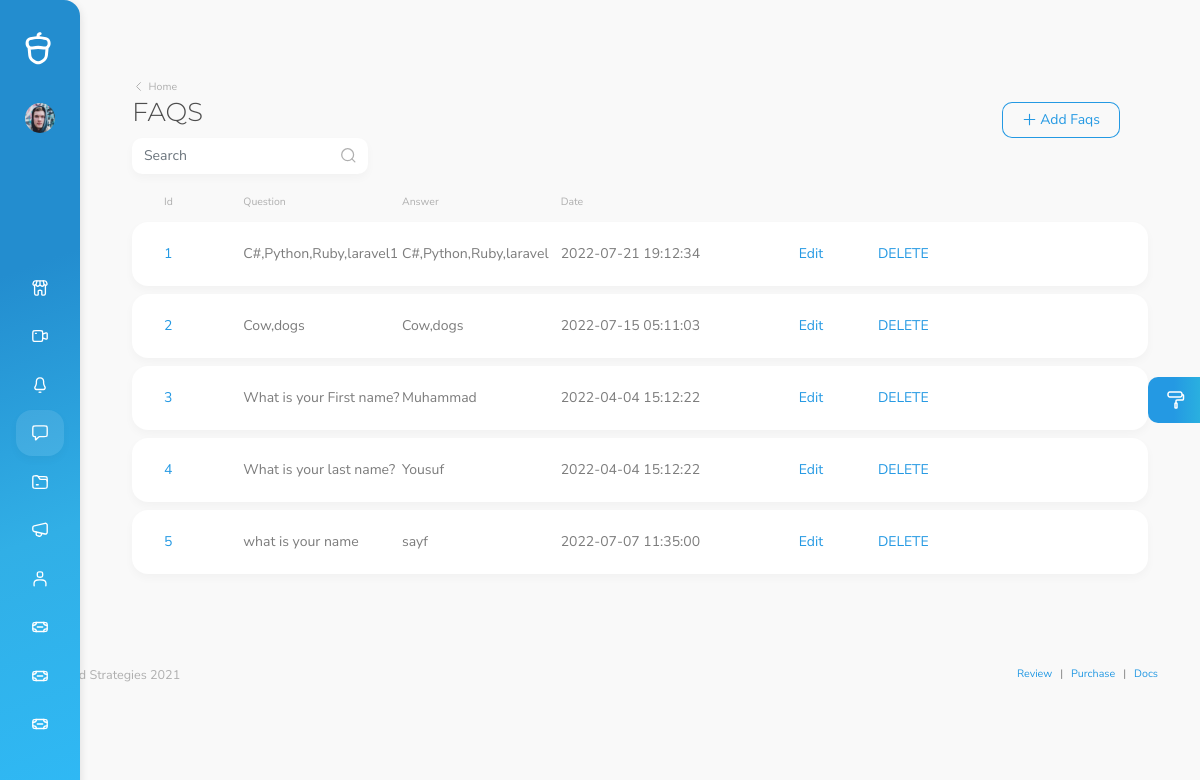
The app's page /faqs.php with its own data.
### tables this page shows
CREATE TABLE `faqs` (
  `id` int(11) NOT NULL,
  `question` varchar(250) NOT NULL,
  `answer` varchar(10000) NOT NULL,
  `time` timestamp NOT NULL DEFAULT current_timestamp() ON UPDATE current_timestamp()
);

### faqs.php (the view, shortened to what this page needs)
<!DOCTYPE html>
<html lang="en" data-footer="true" data-override='{"attributes": {"placement": "vertical", "layout": "boxed" }, "storagePrefix": "ecommerce-platform"}'>
  <head>
  <?php
include 'header.php';
?>
<?php include 'connection.php'; ?>
  </head>
  <body>
    <div id="root">
          <div class="mobile-buttons-container">
            <a href="#" id="mobileMenuButton" class="menu-button">
              <i data-cs-icon="menu"></i>
            </a>
          </div>
        </div>
      <main>
        <div class="container">
        <div class="page-title-container">
            <div class="row g-0">
                <div class="col-auto mb-3 mb-md-0 me-auto">
                    <div class="w-auto sw-md-30">
                        <a href="#" class="muted-link pb-1 d-inline-block breadcrumb-back">
                            <i data-cs-icon="chevron-left" data-cs-size="13"></i>
                            <span class="text-small align-middle">Home</span>
                        </a>
                        <h1 class="mb-0 pb-0 display-4" id="title">FAQS</h1>
                    </div>
                </div>
                <br>
                <br>
                <br>
                <div
                    class="col-12 col-sm-6 col-md-auto d-flex align-items-end justify-content-end mb-2 mb-sm-0 order-sm-3">
                    <button
                        type="button"
                        class="btn btn-outline-primary btn-icon btn-icon-start ms-0 ms-sm-1 w-100 w-md-auto"
                        data-bs-toggle="modal"
                        data-bs-target="#discountAddModal"
                    >
                        <i data-cs-icon="plus"></i>
                        <span>Add Faqs</span>
                    </button>
            </div>
        </div>
        <div class="row mb-2">
            <div class="col-sm-12 col-md-5 col-lg-3 col-xxl-2 mb-1">
                <div class="d-inline-block float-md-start me-1 mb-1 search-input-container w-100 shadow bg-foreground">
                    <input class="form-control" placeholder="Search"/>
                    <span class="search-magnifier-icon">
                  <i data-cs-icon="search"></i>
                </span>
                </div>
            </div>
            <div class="col-sm-12 col-md-7 col-lg-9 col-xxl-10 text-end mb-1">
            </div>
        </div>
        <div class="row">
        <?php
                    $sql = "SELECT * FROM  faqs";
                    $result = mysqli_query($conn, $sql) or die("Query Un successfully");
                    if(mysqli_num_rows($result) > 0) {
                    ?>
            <div class="col-12 mb-5">
                <div class="card mb-2 bg-transparent no-shadow d-none d-lg-block">
                    <div class="card-body pt-0 pb-0 sh-3">
                        <div class="row g-0 h-100 align-content-center">
                            <div class="col-12 col-lg-1 d-flex align-items-center mb-2 mb-lg-0 text-muted text-small">
                                Id
                            </div>
                            <div
                                class="col-6 col-lg-2 d-flex align-items-center text-alternate text-medium text-muted text-small">
                                Question
                            </div>
                            <div
                                class="col-6 col-lg-2 d-flex align-items-center text-alternate text-medium text-muted text-small">
                                Answer
                            </div>
                            <div
                                class="col-6 col-lg-2 d-flex align-items-center text-alternate text-medium text-muted text-small">
                                Date
                            </div>
                        </div>
                    </div>
                </div>
                <div id="checkboxTable">
                <?php
                    while($row = mysqli_fetch_assoc($result)){
                    ?>
                    <div class="card mb-2">
                        <div class="card-body py-4 py-lg-0 sh-lg-8">
                            <div class="row g-0 h-100 align-content-center">
                                <div
                                    class="col-11 col-lg-1 d-flex flex-column justify-content-center mb-2 mb-lg-0 order-1 order-lg-1 h-lg-100 position-relative">
                                    <a href="#" class="text-truncate h-100 d-flex align-items-center"
                                       data-bs-toggle="modal" ><?php echo $row['id'];?></a>
                                </div>
                                <div
                                    class="col-6 col-lg-2 d-flex flex-column justify-content-center mb-2 mb-lg-0 order-4 order-lg-3">
                                    <div class="text-alternate"><?php echo $row['question'];?></div>
                                </div>
                                <div
                                    class="col-6 col-lg-2 d-flex flex-column justify-content-center mb-2 mb-lg-0 order-5 order-lg-4">
                                    <div class="text-alternate"><?php echo $row['answer'];?></div>
                                </div>
                                <div
                                    class="col-6 col-lg-3 d-flex flex-column justify-content-center mb-2 mb-lg-0 order-5 order-lg-4">
                                    <div class="text-alternate"><?php echo $row['time'];?></div>
                                </div>
                                <div
                                    class="col-2 col-lg-1 d-flex flex-column justify-content-center mb-2 mb-lg-0 order-4 order-lg-4">
                                    <a href='faqs-edit.php?id=<?php echo $row['id']; ?>' class="text-truncate h-100 d-flex align-items-center"
                                     class="text-alternate">Edit</a>
                                </div>
                                <div
                                    class="col-4 col-lg-1 d-flex flex-column justify-content-center mb-2 mb-lg-0 order-5 order-lg-5">
                                    <a href='deletefaqs.php?id=<?php echo $row['id']; ?>' class="text-truncate h-100 d-flex align-items-center"
                                     class="text-alternate">DELETE</a>
                                </div>
                            </div>
                        </div>
                    </div>
                      <?php
                    }
                  }
                      ?>
        </div>
    </div>
      </main>
      <footer>
        <div class="footer-content">
          <div class="container">
            <div class="row">
              <div class="col-12 col-sm-6">
                <p class="mb-0 text-muted text-medium">Colored Strategies 2021</p>
              </div>
              <div class="col-sm-6 d-none d-sm-block">
                <ul class="breadcrumb pt-0 pe-0 mb-0 float-end">
                  <li class="breadcrumb-item mb-0 text-medium"><a href="#" class="btn-link">Review</a></li>
                  <li class="breadcrumb-item mb-0 text-medium"><a href="#" class="btn-link">Purchase</a></li>
                  <li class="breadcrumb-item mb-0 text-medium"><a href="#" class="btn-link">Docs</a></li>
                </ul>
              </div>
            </div>
          </div>
        </div>
      </footer>
    <button type="button" class="btn settings-button btn-gradient-primary" data-bs-toggle="modal" data-bs-target="#settings" id="settingsButton">
      <i data-cs-icon="paint-roller" class="position-relative"></i>
    </button>
  </body>
</html>

### records on screen
faqs: id "1", question "C#,Python,Ruby,laravel1", answer "C#,Python,Ruby,laravel", time "2022-07-21 19:12:34"
faqs: id "2", question "Cow,dogs", answer "Cow,dogs", time "2022-07-15 05:11:03"
faqs: id "3", question "What is your First name?", answer "Muhammad", time "2022-04-04 15:12:22"
faqs: id "4", question "What is your last name?", answer "Yousuf", time "2022-04-04 15:12:22"
faqs: id "5", question "what is your name", answer "sayf", time "2022-07-07 11:35:00"
